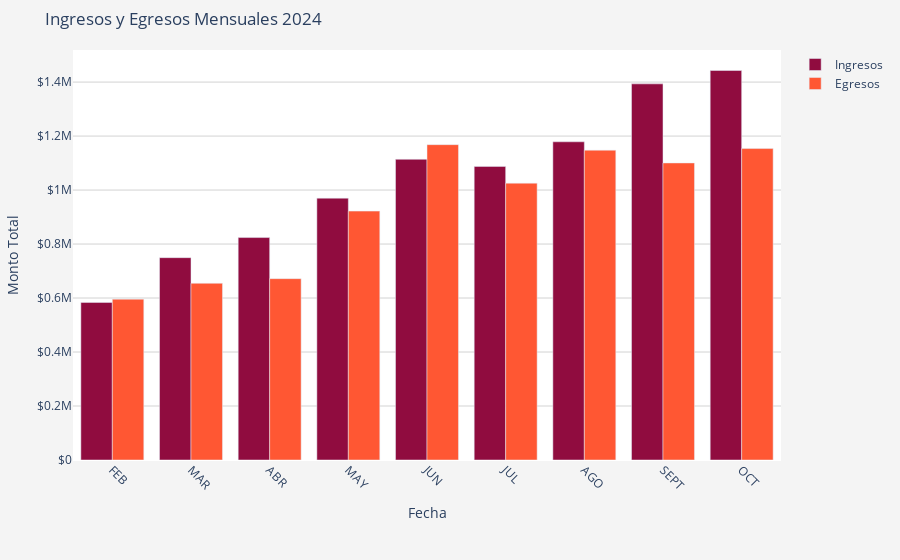

The notebook cell saved with this chart:
### Markdown cell above
#### Como primera medida comenzamos con un pantallazo de ingresos y egresos mensuales del año. 
Aqui vemos como los ingresos en casi todos los meses son mayores, aunque no por mucho.

### Code cell
# Crear el DataFrame 'totales_por_mes' con las columnas correspondientes
x = ingresos_egresos_h

# Definir las trazas (traces) para los ingresos y egresos
trace1 = {
    'x': x['FECHA'],  # Usamos la columna 'FECHA' para el eje X
    'y': ingresos_egresos_h['INGRESOS'],
    'name': 'Ingresos',
    'type': 'bar',
    'marker': {'color': '#900C3F'}  # Color para los ingresos
}

trace2 = {
    'x': x['FECHA'],  # Usamos la columna 'FECHA' para el eje X
    'y': ingresos_egresos_h['EGRESOS'],
    'name': 'Egresos',
    'type': 'bar',
    'marker': {'color': '#FF5733'}  # Color para los egresos
}

# Lista de trazas
data = [trace1, trace2]

# Layout del gráfico
layout = {
    'xaxis': {
        'title': 'Fecha',  # Título para el eje X
        'tickangle': 45,  # Rotar las etiquetas del eje X para una mejor visualización
        'tickmode': 'array',  # Asegura que las fechas se muestren de manera ordenada
    },
    'yaxis': {
        'title': 'Monto Total',  # Título para el eje Y
        'tickprefix': '$',  # Añadir el símbolo de moneda
        'showgrid': True,  # Mostrar las líneas de la rejilla en el fondo
        'gridcolor': 'lightgrey'  # Color de las líneas de la rejilla
    },
    'barmode': 'group',  # Agrupar las barras para cada mes
    'title': 'Ingresos y Egresos Mensuales 2024',  # Título principal del gráfico
    'plot_bgcolor': 'white',  # Color de fondo del gráfico
    'paper_bgcolor': '#f4f4f4',  # Color de fondo exterior del gráfico
    'margin': {'l': 50, 'r': 50, 't': 50, 'b': 100},  # Ajuste de márgenes
    'hovermode': 'x unified',  # Mostrar la información en el hover de manera unificada
}

# Crear la figura
fig = go.Figure(data=data, layout=layout)

# Mostrar el gráfico
fig.show()
# pio.write_html(fig, 'Ingresos_y_Egresos.html', auto_open=True)

### Figure 1 — Plotly figure (JSON) as saved in the notebook; plotly's stock layout.template omitted (floating-point values rounded to 4 significant figures)
{"data": [{"marker": {"color": "#900C3F"}, "name": "Ingresos", "type": "bar", "x": ["FEB", "MAR", "ABR", "MAY", "JUN", "JUL", "AGO", "SEPT", "OCT"], "y": [583660, 749510, 824000.0, 970029, 1113898, 1087640, 1178750, 1393000.0, 1443000.0]}, {"marker": {"color": "#FF5733"}, "name": "Egresos", "type": "bar", "x": ["FEB", "MAR", "ABR", "MAY", "JUN", "JUL", "AGO", "SEPT", "OCT"], "y": [595937, 654554, 671780, 922000.0, 1168196, 1026000.0, 1147687, 1100452, 1154000.0]}], "layout": {"barmode": "group", "hovermode": "x unified", "margin": {"b": 100, "l": 50, "r": 50, "t": 50}, "paper_bgcolor": "#f4f4f4", "plot_bgcolor": "white", "title": {"text": "Ingresos y Egresos Mensuales 2024"}, "xaxis": {"tickangle": 45, "tickmode": "array", "title": {"text": "Fecha"}}, "yaxis": {"gridcolor": "lightgrey", "showgrid": true, "tickprefix": "$", "title": {"text": "Monto Total"}}}}
